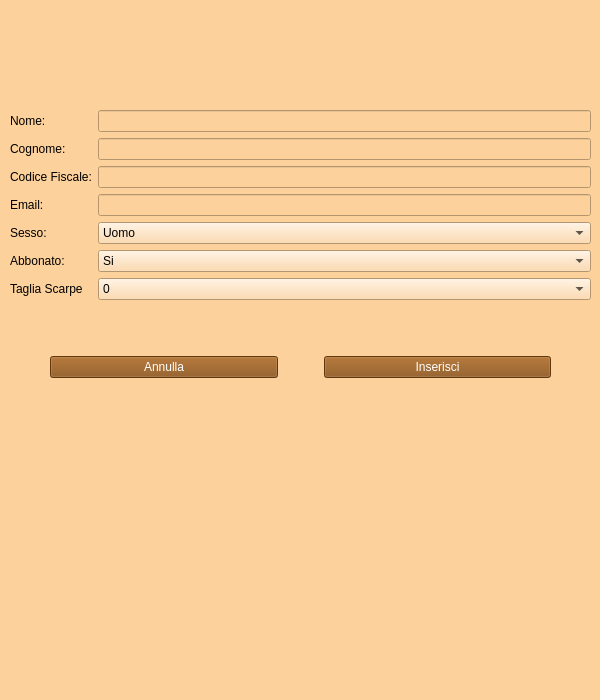
<?xml version="1.0" encoding="UTF-8"?>
<ui version="4.0">
 <class>Form</class>
 <widget class="QWidget" name="Form">
  <property name="geometry">
   <rect>
    <x>0</x>
    <y>0</y>
    <width>600</width>
    <height>700</height>
   </rect>
  </property>
  <property name="minimumSize">
   <size>
    <width>600</width>
    <height>700</height>
   </size>
  </property>
  <property name="maximumSize">
   <size>
    <width>600</width>
    <height>700</height>
   </size>
  </property>
  <property name="windowTitle">
   <string>Form</string>
  </property>
  <property name="styleSheet">
   <string notr="true">background-color: #FCD19C</string>
  </property>
  <widget class="QWidget" name="verticalLayoutWidget">
   <property name="geometry">
    <rect>
     <x>10</x>
     <y>10</y>
     <width>581</width>
     <height>681</height>
    </rect>
   </property>
   <layout class="QVBoxLayout" name="verticalLayout">
    <item>
     <layout class="QHBoxLayout" name="horizontalLayout"/>
    </item>
    <item>
     <spacer name="verticalSpacer">
      <property name="orientation">
       <enum>Qt::Vertical</enum>
      </property>
      <property name="sizeType">
       <enum>QSizePolicy::Fixed</enum>
      </property>
      <property name="sizeHint" stdset="0">
       <size>
        <width>20</width>
        <height>100</height>
       </size>
      </property>
     </spacer>
    </item>
    <item>
     <layout class="QFormLayout" name="formLayout">
      <property name="formAlignment">
       <set>Qt::AlignLeading|Qt::AlignLeft|Qt::AlignVCenter</set>
      </property>
      <item row="0" column="0">
       <widget class="QLabel" name="label">
        <property name="text">
         <string>Nome:</string>
        </property>
       </widget>
      </item>
      <item row="0" column="1">
       <widget class="QLineEdit" name="textNome"/>
      </item>
      <item row="3" column="0">
       <widget class="QLabel" name="label_4">
        <property name="text">
         <string>Codice Fiscale:</string>
        </property>
       </widget>
      </item>
      <item row="4" column="0">
       <widget class="QLabel" name="label_6">
        <property name="text">
         <string>Email:</string>
        </property>
       </widget>
      </item>
      <item row="4" column="1">
       <widget class="QLineEdit" name="textEmail"/>
      </item>
      <item row="5" column="0">
       <widget class="QLabel" name="label_7">
        <property name="text">
         <string>Sesso:</string>
        </property>
       </widget>
      </item>
      <item row="5" column="1">
       <widget class="QComboBox" name="comboBoxSesso">
        <item>
         <property name="text">
          <string>Uomo</string>
         </property>
        </item>
        <item>
         <property name="text">
          <string>Donna</string>
         </property>
        </item>
        <item>
         <property name="text">
          <string>Preferisco non specificare</string>
         </property>
        </item>
       </widget>
      </item>
      <item row="7" column="0">
       <widget class="QLabel" name="label_3">
        <property name="text">
         <string>Abbonato:</string>
        </property>
       </widget>
      </item>
      <item row="7" column="1">
       <widget class="QComboBox" name="comboBoxAbbonato">
        <property name="editable">
         <bool>false</bool>
        </property>
        <property name="currentText">
         <string>Si</string>
        </property>
        <property name="currentIndex">
         <number>0</number>
        </property>
        <item>
         <property name="text">
          <string>Si</string>
         </property>
        </item>
        <item>
         <property name="text">
          <string>No</string>
         </property>
        </item>
       </widget>
      </item>
      <item row="8" column="0">
       <widget class="QLabel" name="label_8">
        <property name="text">
         <string>Taglia Scarpe</string>
        </property>
       </widget>
      </item>
      <item row="8" column="1">
       <widget class="QComboBox" name="comboBoxTagliaScarpe">
        <property name="editable">
         <bool>false</bool>
        </property>
        <property name="currentText">
         <string>0</string>
        </property>
        <property name="currentIndex">
         <number>0</number>
        </property>
        <item>
         <property name="text">
          <string>0</string>
         </property>
        </item>
        <item>
         <property name="text">
          <string>38</string>
         </property>
        </item>
        <item>
         <property name="text">
          <string>39</string>
         </property>
        </item>
        <item>
         <property name="text">
          <string>40</string>
         </property>
        </item>
        <item>
         <property name="text">
          <string>41</string>
         </property>
        </item>
        <item>
         <property name="text">
          <string>42</string>
         </property>
        </item>
        <item>
         <property name="text">
          <string>43</string>
         </property>
        </item>
        <item>
         <property name="text">
          <string>44</string>
         </property>
        </item>
        <item>
         <property name="text">
          <string>45</string>
         </property>
        </item>
       </widget>
      </item>
      <item row="1" column="0">
       <widget class="QLabel" name="label_2">
        <property name="text">
         <string>Cognome:</string>
        </property>
       </widget>
      </item>
      <item row="1" column="1">
       <widget class="QLineEdit" name="textCognome"/>
      </item>
      <item row="3" column="1">
       <widget class="QLineEdit" name="textCF"/>
      </item>
     </layout>
    </item>
    <item>
     <spacer name="verticalSpacer_2">
      <property name="orientation">
       <enum>Qt::Vertical</enum>
      </property>
      <property name="sizeType">
       <enum>QSizePolicy::Fixed</enum>
      </property>
      <property name="sizeHint" stdset="0">
       <size>
        <width>20</width>
        <height>50</height>
       </size>
      </property>
     </spacer>
    </item>
    <item>
     <layout class="QHBoxLayout" name="horizontalLayout_2">
      <item>
       <spacer name="horizontalSpacer_2">
        <property name="orientation">
         <enum>Qt::Horizontal</enum>
        </property>
        <property name="sizeType">
         <enum>QSizePolicy::Maximum</enum>
        </property>
        <property name="sizeHint" stdset="0">
         <size>
          <width>40</width>
          <height>20</height>
         </size>
        </property>
       </spacer>
      </item>
      <item>
       <widget class="QPushButton" name="annullaButton">
        <property name="styleSheet">
         <string notr="true">color: white;  background-color: #874B0F</string>
        </property>
        <property name="text">
         <string>Annulla</string>
        </property>
       </widget>
      </item>
      <item>
       <spacer name="horizontalSpacer">
        <property name="orientation">
         <enum>Qt::Horizontal</enum>
        </property>
        <property name="sizeType">
         <enum>QSizePolicy::Maximum</enum>
        </property>
        <property name="sizeHint" stdset="0">
         <size>
          <width>40</width>
          <height>20</height>
         </size>
        </property>
       </spacer>
      </item>
      <item>
       <widget class="QPushButton" name="inserisciButton">
        <property name="styleSheet">
         <string notr="true">color: white;  background-color: #874B0F</string>
        </property>
        <property name="text">
         <string>Inserisci</string>
        </property>
       </widget>
      </item>
      <item>
       <spacer name="horizontalSpacer_3">
        <property name="orientation">
         <enum>Qt::Horizontal</enum>
        </property>
        <property name="sizeType">
         <enum>QSizePolicy::Maximum</enum>
        </property>
        <property name="sizeHint" stdset="0">
         <size>
          <width>40</width>
          <height>20</height>
         </size>
        </property>
       </spacer>
      </item>
     </layout>
    </item>
    <item>
     <spacer name="verticalSpacer_3">
      <property name="orientation">
       <enum>Qt::Vertical</enum>
      </property>
      <property name="sizeHint" stdset="0">
       <size>
        <width>20</width>
        <height>40</height>
       </size>
      </property>
     </spacer>
    </item>
   </layout>
  </widget>
 </widget>
 <resources/>
 <connections/>
</ui>
